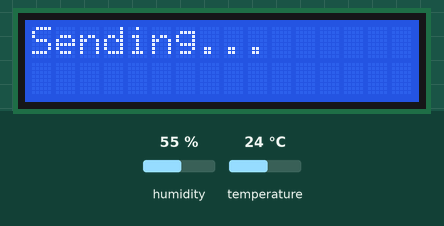
The sketch below on a simulated Arduino Uno, built with avr-gcc and run on an emulated ATmega328P. Shown: 16×2 character LCD. The test bench sets the inputs (shaded band); at power-on: humidity 55 %, temperature 24 °C. What the sketch prints to the serial monitor is not drawn.

Above: at 3.4 s.
At 18.6 s:
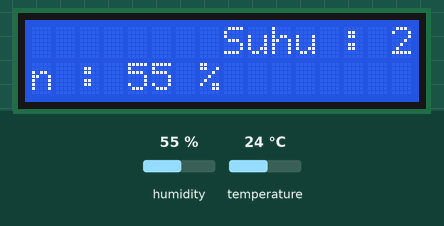
18.7 s: humidity set to 22 %
At 25.27 s:
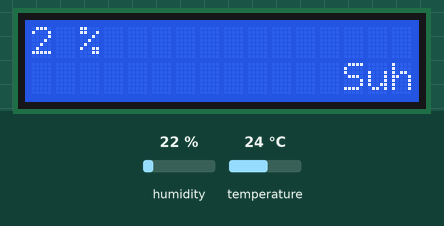
29.8 s: humidity set to 40 %
At 43.7 s:
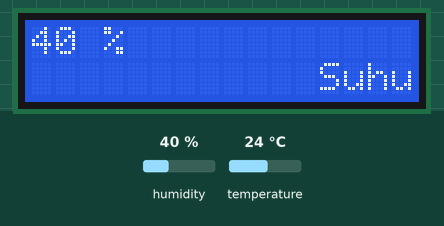

Measured:
- what the display in image 0 shows lasts 3.0 s, from 3.4 s to 6.4 s

The sketch:

dht11-to-thingspeak.ino
```cpp
//AHMED REZA R - 17/419540/PTK/11650

#include <LiquidCrystal.h>
#include <DHT.h>

LiquidCrystal lcd(8, 9, 4, 5, 6, 7);
DHT dht(2, DHT11);
String printTemp;
String dataFormat;
int dataHum;
int dataTemp;

void bacaSensor(){
  dataHum = dht.readHumidity();
  dataTemp = dht.readTemperature();
}

void sendToGateway(){
  lcd.setCursor(0,0);
  lcd.print("Sending...");
  delay(3000);
  lcd.clear();
  dataFormat = "-";
  dataFormat += dataTemp;
  dataFormat += ":";
  dataFormat += dataHum;
  dataFormat += "-";
  Serial.println(dataFormat);
}

void setup() {
  lcd.begin(16,2);
  Serial.begin(115200);
  lcd.setCursor(0,0);
  lcd.print("wait a sec..");
  delay(3000);
  lcd.clear();
  bacaSensor();
  delay(300);
  sendToGateway();
}

int counter,oa=0,oe=0;

void loop() {
  counter++;

  //string concatenation
  printTemp = "Suhu : ";
  printTemp +=dataTemp;
  printTemp +=" *C | Kelembapan : ";
  printTemp +=dataHum;
  printTemp +=" %";

  //atas
  if (counter<=printTemp.length()){
    lcd.setCursor(0,0);
    lcd.print(printTemp.substring(printTemp.length()-counter,printTemp.length()));
  }
  if (counter > printTemp.length()) {
     lcd.setCursor(counter-printTemp.length(),0);
     lcd.print(printTemp.substring(0,printTemp.length()+oa--));
  }

  //bawah
  if (counter<=printTemp.length()){
    lcd.setCursor(16-counter,1);
    lcd.print(printTemp.substring(0,counter));
  }
  if (counter >= 16) {
     lcd.setCursor(0,1);
     lcd.print(printTemp.substring(oe++,printTemp.length()));
  }

  delay(300);

  //reset ketika semua karakter sudah ditampilkan lalu ambil data sensor
  if (counter>=16+printTemp.length()){
    counter = 0;
    oa = 0;
    oe = 0;
    lcd.clear();
    bacaSensor();
    delay(300);
    sendToGateway();
  }
  //Serial.println(counter);
  lcd.clear();


}
```
